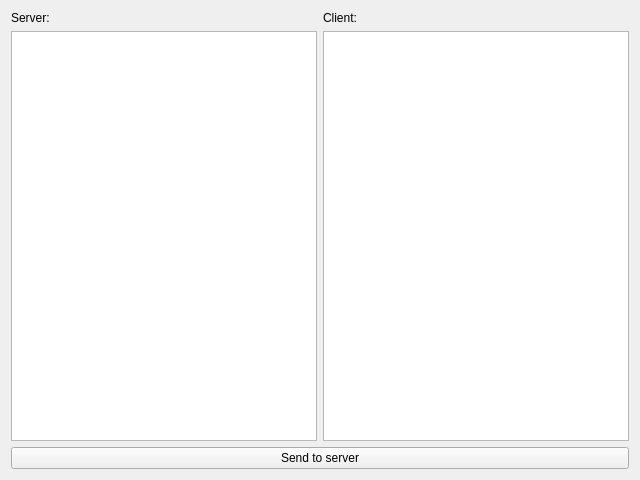
<?xml version="1.0" encoding="UTF-8"?>
<ui version="4.0">
 <class>MainWindow</class>
 <widget class="QMainWindow" name="MainWindow">
  <property name="geometry">
   <rect>
    <x>0</x>
    <y>0</y>
    <width>640</width>
    <height>480</height>
   </rect>
  </property>
  <property name="windowTitle">
   <string>UDP</string>
  </property>
  <widget class="QWidget" name="CentralWidget">
   <property name="minimumSize">
    <size>
     <width>640</width>
     <height>480</height>
    </size>
   </property>
   <layout class="QGridLayout" name="gridLayout">
    <item row="0" column="0">
     <layout class="QVBoxLayout" name="verticalLayout" stretch="0,0">
      <property name="sizeConstraint">
       <enum>QLayout::SetDefaultConstraint</enum>
      </property>
      <item>
       <layout class="QHBoxLayout" name="horizontalLayout">
        <item>
         <layout class="QVBoxLayout" name="verticalLayout_2">
          <item>
           <widget class="QLabel" name="label">
            <property name="text">
             <string>Server:</string>
            </property>
            <property name="alignment">
             <set>Qt::AlignLeading|Qt::AlignLeft|Qt::AlignVCenter</set>
            </property>
           </widget>
          </item>
          <item>
           <widget class="QTextEdit" name="ServerTextBox">
            <property name="readOnly">
             <bool>true</bool>
            </property>
           </widget>
          </item>
         </layout>
        </item>
        <item>
         <layout class="QVBoxLayout" name="verticalLayout_3">
          <item>
           <widget class="QLabel" name="label_2">
            <property name="text">
             <string>Client:</string>
            </property>
           </widget>
          </item>
          <item>
           <widget class="QTextEdit" name="ClientTextBox">
            <property name="readOnly">
             <bool>true</bool>
            </property>
           </widget>
          </item>
         </layout>
        </item>
       </layout>
      </item>
      <item>
       <widget class="QPushButton" name="SendToServerButton">
        <property name="text">
         <string>Send to server</string>
        </property>
       </widget>
      </item>
     </layout>
    </item>
   </layout>
  </widget>
 </widget>
 <layoutdefault spacing="6" margin="11"/>
 <tabstops>
  <tabstop>ServerTextBox</tabstop>
  <tabstop>ClientTextBox</tabstop>
  <tabstop>SendToServerButton</tabstop>
 </tabstops>
 <resources/>
 <connections/>
</ui>
